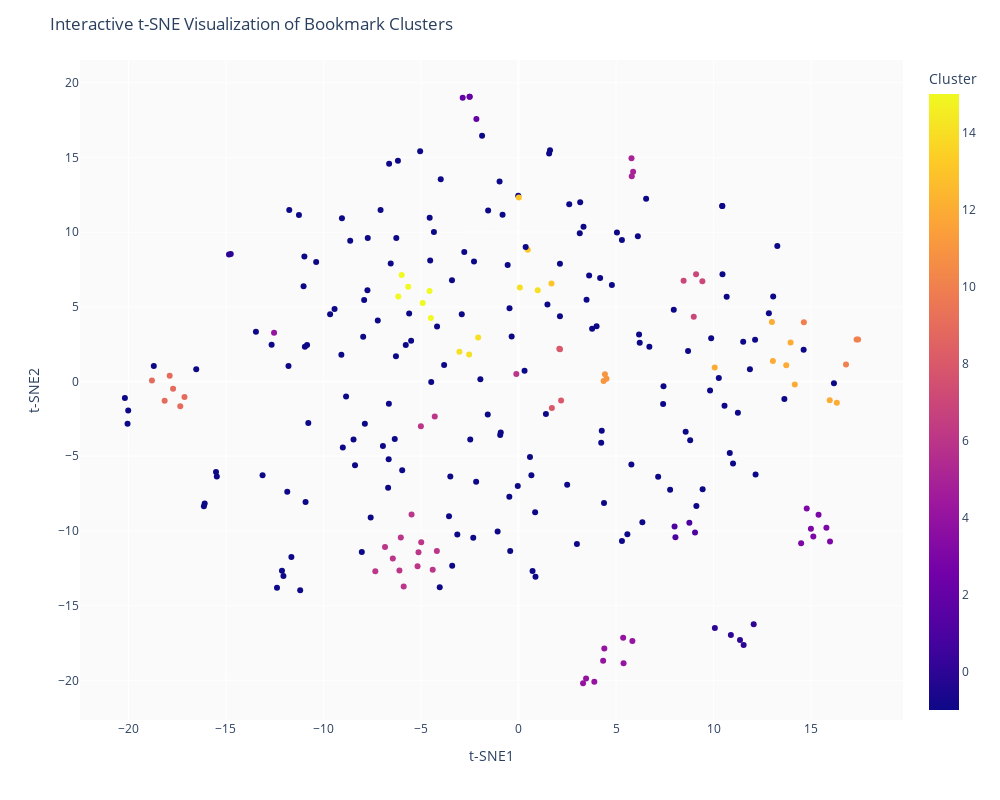

Source (notebook cell):
### Code cell
# Load the embedded bookmarks
with open('embedded_bookmarks.json') as f:
    data = json.load(f)

embeddings = np.array([bookmark["embedding"] for bookmark in data])

print("\nHDBSCAN Clustering:")

#scale
scaler = StandardScaler()
embeddings_scaled = scaler.fit_transform(embeddings)


clusterer = HDBSCAN(min_cluster_size=3, min_samples=2, gen_min_span_tree=True)
clusterer.fit(embeddings_scaled)


hdbscan_labels = clusterer.labels_
hdbscan_score = validity_index(embeddings_scaled, hdbscan_labels)

titles = [bookmark["title"] for bookmark in data]
print(f"HDBSCAN Score: {hdbscan_score:.4f}")
print(f"Number of Clusters: {len(set(hdbscan_labels)) - (1 if -1 in hdbscan_labels else 0)}")

# Build and print folder structure
folder_structure = build_folder_structure(hdbscan_labels, titles)
# print("\nFolder Structure:")
# print_folder_structure(folder_structure)

embeddings_reduced = TruncatedSVD(n_components=50, random_state=42).fit_transform(embeddings)

# Perform t-SNE for visualization
tsne = TSNE(n_components=2, random_state=42)
embeddings_2d = tsne.fit_transform(embeddings_reduced)

# Visualize with Plotly
visualize_embeddings_plotly(embeddings_2d, hdbscan_labels, titles)

### Figure 1 — Plotly figure (JSON) as saved in the notebook; plotly's stock layout.template omitted (floating-point values rounded to 4 significant figures; data arrays with more than 128 entries replaced by an {"elided": "..."} marker saying what was removed)
{"data": [{"customdata": {"elided": "258x1 str values"}, "hovertemplate": "t-SNE1=%{x}<br>t-SNE2=%{y}<br>Title=%{customdata[0]}<br>Cluster=%{marker.color}<extra></extra>", "legendgroup": "", "marker": {"color": {"elided": "258 int values"}, "coloraxis": "coloraxis", "symbol": "circle"}, "mode": "markers", "name": "", "orientation": "v", "showlegend": false, "type": "scatter", "x": {"elided": "258 float values"}, "xaxis": "x", "y": {"elided": "258 float values"}, "yaxis": "y"}], "layout": {"coloraxis": {"colorbar": {"title": {"text": "Cluster"}}, "colorscale": [[0, "#0d0887"], [0.1111, "#46039f"], [0.2222, "#7201a8"], [0.3333, "#9c179e"], [0.4444, "#bd3786"], [0.5556, "#d8576b"], [0.6667, "#ed7953"], [0.7778, "#fb9f3a"], [0.8889, "#fdca26"], [1, "#f0f921"]]}, "height": 800, "legend": {"tracegroupgap": 0}, "margin": {"t": 60}, "plot_bgcolor": "rgb(250,250,250)", "title": {"text": "Interactive t-SNE Visualization of Bookmark Clusters"}, "width": 1000, "xaxis": {"anchor": "y", "domain": [0, 1], "title": {"text": "t-SNE1"}}, "yaxis": {"anchor": "x", "domain": [0, 1], "title": {"text": "t-SNE2"}}}}
